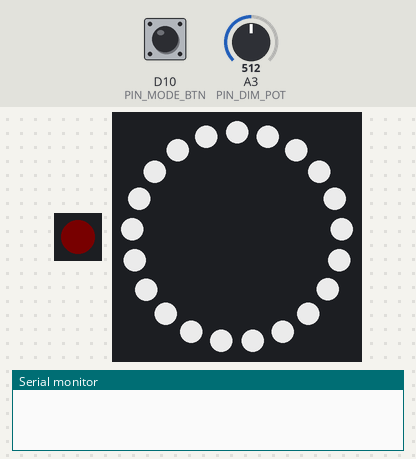
The sketch below on a simulated Arduino Zero (SAMD21). Shown: 1 RGB LEDs in strip order, left to right, 21 RGB LEDs in a ring, first at the top, clockwise, the last lines printed to the serial monitor. Inputs (shaded band) come from the test bench; at power-on: D10 (PIN_MODE_BTN) HIGH, A3 (PIN_DIM_POT) = 512 (analog values on the 0–1023 scale). Dim RGB values are drawn brighter than linear; random numbers use the default seed unless the sketch sets one.

Above: at 1.2 s.
1.3 s: D10 (PIN_MODE_BTN) pulled LOW for 0.15 s
At 2.5 s:
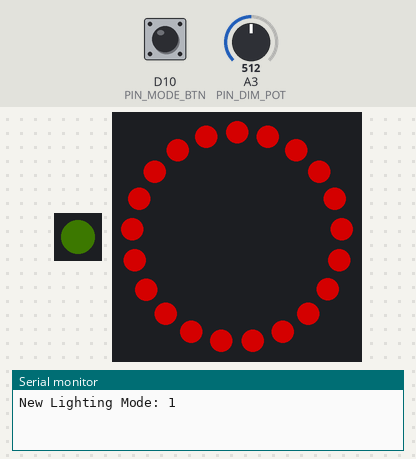
2.9 s: A3 (PIN_DIM_POT) set to 0
At 3.2 s:
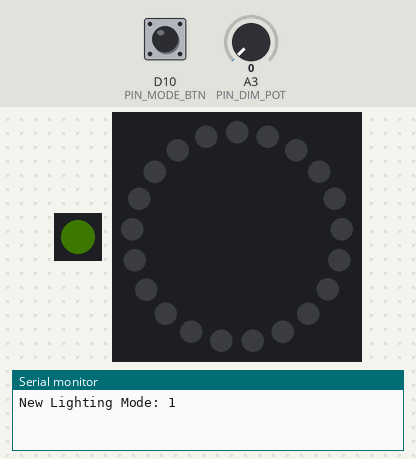
4.4 s: D10 (PIN_MODE_BTN) pulled LOW for 1 s
At 5.1 s:
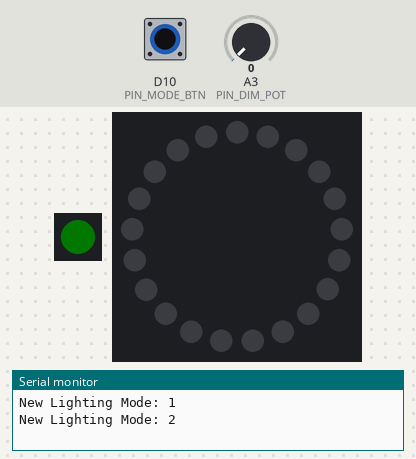
6.9 s: A3 (PIN_DIM_POT) set to 122
At 7.05 s:
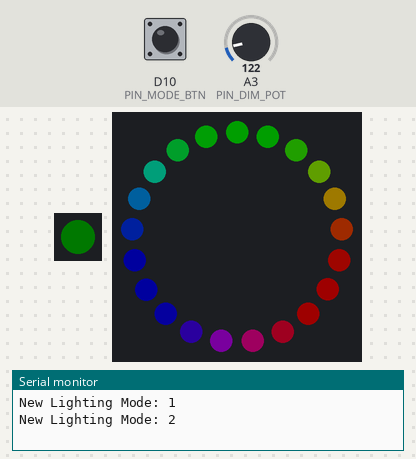
9.3 s: D10 (PIN_MODE_BTN) pulled LOW for 0.15 s
10.0 s: D10 (PIN_MODE_BTN) pulled LOW for 3.2 s
At 10.6 s:
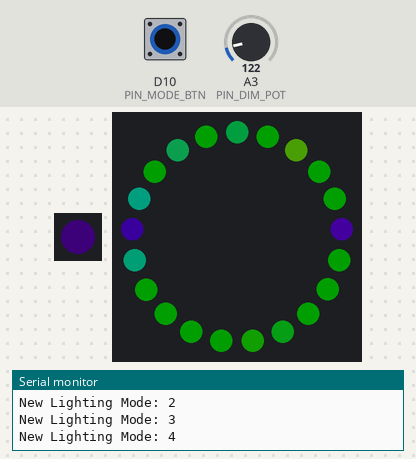
Timing chart, 0 to 13.0 s (numbered marks = the images above; inputs shaded):
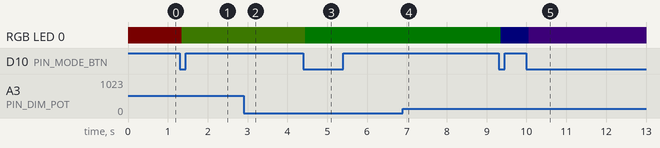

Measured:
- after the input at 1.3 s, RGB LED 0: RGB(2, 0, 0) → RGB(1, 2, 0) after 0.05 s; the LEDs: change after 0.05 s (image 1)
- after the input at 2.9 s, the LEDs: change at once (image 2)
- after the input at 4.4 s, RGB LED 0: RGB(1, 2, 0) → RGB(0, 2, 0) after 0.05 s
- after the input at 6.9 s, the LEDs: change at once (image 4)

The sketch:

sketch_dragon_lamp.ino
```cpp
// Dragon Lamp code
// targetting feather M4 express

#include <Adafruit_NeoPixel.h>
#include <Adafruit_NeoPixel_ZeroDMA.h>

// pin assignments
constexpr int PIN_ON_BOARD_LED = 8;
constexpr int PIN_NEO_STRING   = 12;
constexpr int PIN_MODE_BTN     = 10;
constexpr int PIN_DIM_POT      = 17;

// neopixel configs
constexpr int NEO_STRING_NUM_PIXELS   = 21;
constexpr uint32_t ON_BOARD_LED_MAP   = NEO_GRB;
constexpr uint32_t NEO_STRING_LED_MAP = NEO_GRBW;

// debounce config
constexpr unsigned long debounce_delay = 50;

// globals
static Adafruit_NeoPixel_ZeroDMA on_board( 1, PIN_ON_BOARD_LED, ON_BOARD_LED_MAP );
static Adafruit_NeoPixel_ZeroDMA leds( NEO_STRING_NUM_PIXELS, PIN_NEO_STRING, NEO_STRING_LED_MAP );
static uint8_t brightness_level = 0;

// fwd declare lighting functions
void lighting_white();
void lighting_red();
void lighting_rainbow();
void lighting_fire();
void lighting_green_fire();

// global array for holding lighting functions
void ( *lighting_functions[] )() = { lighting_white, lighting_red, lighting_rainbow, lighting_fire, lighting_green_fire };
constexpr int num_lighting_modes = sizeof( lighting_functions ) / sizeof( lighting_functions[ 0 ] );
static int lighting_idx          = 0; // active lighting function index (and powerup mode)

constexpr uint16_t hue_deg_to_u16( int D )
{
    return 65535L * D / 360;
}

constexpr uint8_t pct_to_u8( int P )
{
    return 255 * P / 100;
}

// set the status led to the specified color
void set_status_led( uint16_t pixel_hue )
{
    for( int i = 0; i < on_board.numPixels(); ++i )
    {
        on_board.setPixelColor( i, leds.gamma32( leds.ColorHSV( pixel_hue ) ) );
    }
    on_board.show();
}

// debounced check for a negative edge on the mode button, increment global lighting index
void check_mode_btn()
{
    static int button_state                 = HIGH;
    static int last_button_state            = HIGH;
    static unsigned long last_debounce_time = 0;
    int mode_button_now                     = digitalRead( PIN_MODE_BTN );

    if( mode_button_now != last_button_state )
        last_debounce_time = millis();

    if( ( millis() - last_debounce_time ) > debounce_delay )
    {
        // if the button state has changed:
        if( mode_button_now != button_state )
        {
            button_state = mode_button_now;

            if( button_state == LOW )
            {
                lighting_idx        = ( lighting_idx + 1 ) % num_lighting_modes;
                uint16_t status_hue = hue_deg_to_u16( lighting_idx * ( 360 / num_lighting_modes ) );
                set_status_led( status_hue );
                Serial.print( "New Lighting Mode: " );
                Serial.print( lighting_idx, DEC );
                Serial.print( "\n" );
            }
        }
    }
    last_button_state = mode_button_now;
}

// check adc pin for brightness setting, globally apply
void check_brightness()
{
    brightness_level = analogRead( PIN_DIM_POT );

    leds.setBrightness( brightness_level );
}

void lighting_solid( uint8_t r, uint8_t g, uint8_t b, uint8_t w )
{
    for( int i = 0; i < leds.numPixels(); ++i )
    {
        leds.setPixelColor( i, leds.Color( r, g, b, w ) );
    }
}

void lighting_white()
{
    lighting_solid( 128, 128, 128, 255 );
}

void lighting_red()
{
    lighting_solid( 255, 0, 0, 0 );
}

void lighting_rainbow()
{
    uint32_t rainbow_start = micros() / 24;
    for( int i = 0; i < leds.numPixels(); ++i )
    {
        uint32_t pixel_hue = rainbow_start + ( i * 65536L / leds.numPixels() );
        // reverse the "flow" of color so it moves from 1->end rather than end->1
        leds.setPixelColor( leds.numPixels() - 1 - i, leds.gamma32( leds.ColorHSV( pixel_hue ) ) );
    }
}

void lighting_green_fire()
{
    constexpr uint32_t update_interval = 50; // ms

    const uint32_t base_color = leds.gamma32( leds.ColorHSV( hue_deg_to_u16( 110 ), pct_to_u8( 90 ), pct_to_u8( 100 ) ) );

    constexpr uint8_t num_rdm_pix = 12;
    constexpr uint16_t rdm_hue_lo = hue_deg_to_u16( 75 );
    constexpr uint16_t rdm_hue_hi = hue_deg_to_u16( 180 );
    constexpr uint8_t rdm_sat_lo  = pct_to_u8( 60 );
    constexpr uint8_t rdm_sat_hi  = pct_to_u8( 100 );

    static uint32_t last_update = 0;

    uint32_t now = millis();

    if( ( now - last_update ) <= update_interval )
        return;

    last_update = now;

    // apply base color
    for( int i = 0; i < leds.numPixels(); ++i )
    {
        leds.setPixelColor( i, base_color );
    }

    for( int i = 0; i < num_rdm_pix; ++i )
    {
        if( i < num_rdm_pix / 3 ) // make a third of the pixels some degree of purple
        {
            int pix_ix            = random( 0, leds.numPixels() );
            uint16_t hue          = hue_deg_to_u16( 280 );
            uint8_t sat           = random( rdm_sat_lo, rdm_sat_hi );
            constexpr uint8_t val = pct_to_u8( 100 );

            leds.setPixelColor( pix_ix, leds.gamma32( leds.ColorHSV( hue, sat, val ) ) );
        }
        else // the rest use the random parameters
        {
            int pix_ix            = random( 0, leds.numPixels() );
            uint16_t hue          = random( rdm_hue_lo, rdm_hue_hi );
            uint8_t sat           = random( rdm_sat_lo, rdm_sat_hi );
            constexpr uint8_t val = pct_to_u8( 100 );

            leds.setPixelColor( pix_ix, leds.gamma32( leds.ColorHSV( hue, sat, val ) ) );
        }
    }
}

void lighting_fire()
{
    constexpr uint32_t update_interval = 50; // ms

    const uint32_t base_color = leds.gamma32( leds.ColorHSV( hue_deg_to_u16( 30 ), pct_to_u8( 85 ), pct_to_u8( 100 ) ) );

    constexpr uint8_t num_rdm_pix = 5;
    constexpr uint16_t rdm_hue_lo = hue_deg_to_u16( 0 );
    constexpr uint16_t rdm_hue_hi = hue_deg_to_u16( 55 );
    constexpr uint8_t rdm_sat_lo  = pct_to_u8( 60 );
    constexpr uint8_t rdm_sat_hi  = pct_to_u8( 100 );

    static uint32_t last_update = 0;

    uint32_t now = millis();

    if( ( now - last_update ) <= update_interval )
        return;

    last_update = now;

    // apply base color
    for( int i = 0; i < leds.numPixels(); ++i )
    {
        leds.setPixelColor( i, base_color );
    }

    for( int i = 0; i < num_rdm_pix; ++i )
    {
        int pix_ix            = random( 0, leds.numPixels() );
        uint16_t hue          = random( rdm_hue_lo, rdm_hue_hi );
        uint8_t sat           = random( rdm_sat_lo, rdm_sat_hi );
        constexpr uint8_t val = pct_to_u8( 100 );

        leds.setPixelColor( pix_ix, leds.gamma32( leds.ColorHSV( hue, sat, val ) ) );
    }
}

// ███████╗███████╗████████╗██╗   ██╗██████╗
// ██╔════╝██╔════╝╚══██╔══╝██║   ██║██╔══██╗
// ███████╗█████╗     ██║   ██║   ██║██████╔╝
// ╚════██║██╔══╝     ██║   ██║   ██║██╔═══╝
// ███████║███████╗   ██║   ╚██████╔╝██║
// ╚══════╝╚══════╝   ╚═╝    ╚═════╝ ╚═╝
void setup()
{
    randomSeed( analogRead( A0 ) ); // A0 floating

    on_board.begin();
    on_board.setBrightness( 2 );
    uint16_t status_hue = hue_deg_to_u16( lighting_idx * ( 360 / num_lighting_modes ) );
    set_status_led( status_hue );

    leds.begin();
    leds.setBrightness( brightness_level );

    pinMode( PIN_MODE_BTN, INPUT );
    analogReadResolution( 8 );
}

// ██╗      ██████╗  ██████╗ ██████╗
// ██║     ██╔═══██╗██╔═══██╗██╔══██╗
// ██║     ██║   ██║██║   ██║██████╔╝
// ██║     ██║   ██║██║   ██║██╔═══╝
// ███████╗╚██████╔╝╚██████╔╝██║
// ╚══════╝ ╚═════╝  ╚═════╝ ╚═╝
void loop()
{
    check_mode_btn();
    check_brightness();

    // call lighting function from table
    lighting_functions[ lighting_idx ]();

    // paint leds
    leds.show();
}
```
